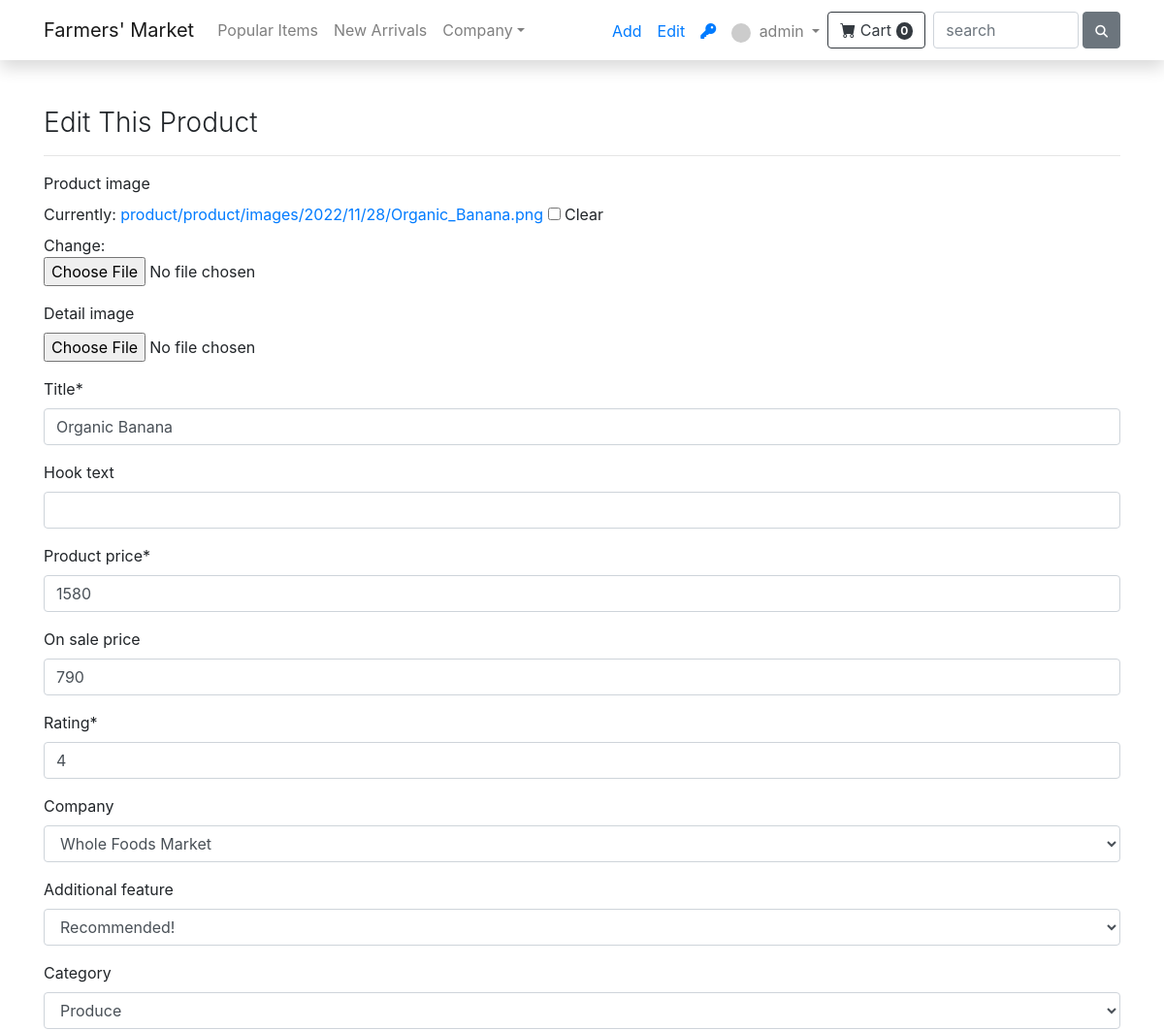
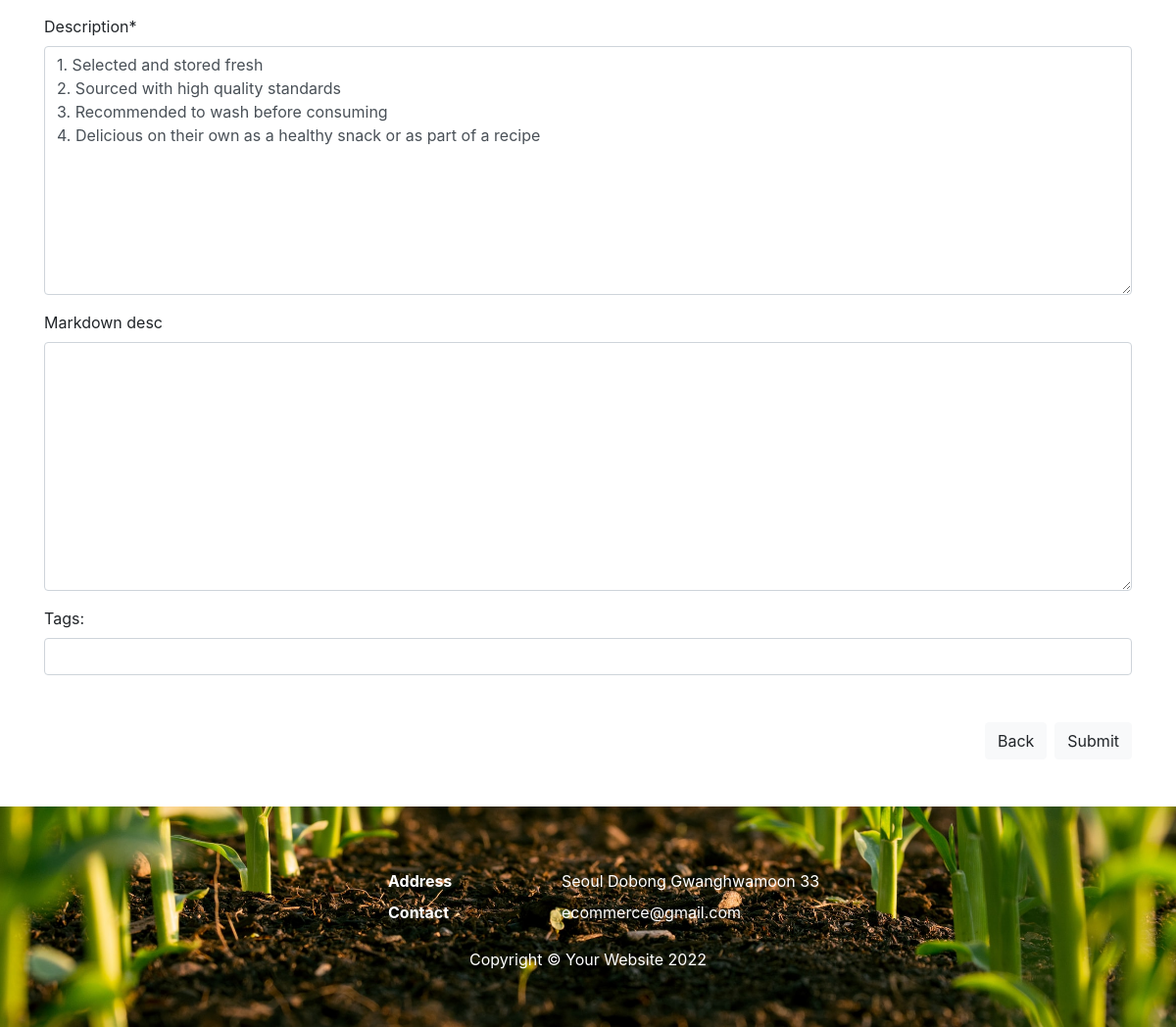
Page /product/update_product/1/ (signed in) on the committed database (2 pictures, top to bottom).
### product/models.py (models this page shows, shortened)
class Product(models.Model):
    title = models.CharField(max_length=80)
    hook_text = models.CharField(max_length=100, blank=True)
    description = models.TextField()
    markdown_desc = MarkdownxField(blank=True)
    date = models.DateField(default=timezone.now, editable=True)
    product_image = models.ImageField(upload_to='product/product/images//%Y/%m/%d/', blank=True)
    detail_image = models.ImageField(upload_to='product/product/images/%Y/%m/%d/', blank=True)
    product_price = models.IntegerField(default=0)
    on_sale_price = models.IntegerField(null=True, blank=True)
    rating = models.IntegerField(default=1, validators=[MaxValueValidator(5), MinValueValidator(1)])
    company = models.ForeignKey(Company, null=True, blank=True, on_delete=models.SET_NULL)
    category = models.ForeignKey(Category, null=True, blank=True, on_delete=models.SET_NULL)
    tags = models.ManyToManyField(Tag, blank=True)
    additional_feature = models.ForeignKey(AdditionalFeature, null=True, blank=True, on_delete=models.SET_NULL)
    author = models.ForeignKey(User, default='admin', null=True, on_delete=models.SET_NULL)

### product/views.py (the view, shortened to what this page needs)
# urls.py: path('update_product/<int:pk>/', views.ProductUpdate.as_view()),
class ProductUpdate(LoginRequiredMixin, UpdateView):
    model = Product
    fields = ['product_image', 'detail_image', 'title', 'hook_text', 'product_price',
              'on_sale_price', 'rating', 'company', 'additional_feature', 'category',
              'description', 'markdown_desc']
    template_name = 'product/product_update_form.html'
    def dispatch(self, request, *args, **kwargs):
        if request.user.is_superuser or request.user.is_authenticated and request.user == self.get_object().author:
            return super(ProductUpdate, self).dispatch(request, *args, **kwargs)
        else:
            raise PermissionDenied
    def get_context_data(self, *, object_list=None, **kwargs):
        context = super(ProductUpdate, self).get_context_data()
        if self.object.tags.exists():
            tags_str_list = list()
            for tag in self.object.tags.all():
                tags_str_list.append(tag.name)
            context['tags_str_default'] = ';'.join(tags_str_list)
        context['categories'] = Category.objects.all()
        context['no_category_post_count'] = Product.objects.filter(category=None).count
        return context

### product/context_processors.py (called while the page is built)
def my_cart(request):
  from product.models import Cart, CartItem
  if request.user.is_authenticated:
      cart, is_created = Cart.objects.get_or_create(user=request.user)
      if cart:
        items_set_count = CartItem.objects.filter(cart=cart).count()
        total_price = cart.total_price
        return {
          'items_set_count': items_set_count,
          'total_price': total_price,
        }
      else:
        return {
          'items_set_count': '0'
        }
  else:
    return {
      'items_set_count': '0'
    }

### product/models.py (called while the page is built)
  def __str__(self):
    return self.name

  def __str__(self):
    return self.name

  def __str__(self):
    return self.name

    @property
    def total_price(self):
      return self.cartitem_set.aggregate(price=Sum(
        F('item__product_price') *
        F('qty'),
        output_field=models.IntegerField()
      ))

### product/templates/product/product_update_form.html (shortened to what this page needs)
{% extends 'product/base.html' %}
{% load crispy_forms_tags %}
{% block main_area %}
    <div class="container my-5">
        <div class="row">
            <div class="col">
                <h3 class="font-weight-light">Edit This Product</h3>
            <hr>
                <form method="post" enctype="multipart/form-data">
            {{ form | crispy }}
            <div id="div_id_tags_str">
                <label for="id_tags">Tags:</label>
                <input type="text" id="id_tags" name="tags_str"
                          class="textinput textInput form-control">
            </div>
                    <br>
                <button type="submit" class="btn btn-light float-right mt-4">Submit</button>
                <a href="/product/" role="button" class="btn btn-light float-right mx-2 mt-4">Back</a>
                </form>
            </div>
        </div>
    </div>
{% endblock %}

### product/templates/product/navbar.html (shortened to what this page needs)
{% load socialaccount %}
        <nav class="navbar navbar-expand-lg navbar-light bg-white shadow">
            <div class="container mr-auto">
                <div class="d-flex ">
                    <a class="navbar-brand mr-2" href="/product/">Farmers' Market</a>
                </div>
                <div class="collapse navbar-collapse" id="navbarSupportedContent">
                    <ul class="navbar-nav mb-lg-0 ms-lg-4 ml-lg-2">
                        <li class="nav-item"><a class="nav-link" href="/product/popular_items/">Popular Items</a></li>
                        <li class="nav-item"><a class="nav-link" href="/product/new_arrivals/">New Arrivals</a></li>
                        <li class="nav-item dropdown">
                            <a class="nav-link dropdown-toggle" id="navbarDropdown2" role="button" data-toggle="dropdown" aria-expanded="false">Company</a>
                        </li>
                    </ul>
                    <ul class="navbar-nav ml-auto mt-lg-auto mt-4 mb-lg-0 ms-lg-4">
                        {% if user.is_superuser or user.is_staff %}
                        {% include 'product/superuser_nav_items.html' %}
                        {% endif %}
                        <li class="nav-item">
                            {% if user.is_authenticated %}
                            <li class="nav-item dropdown dropdown-menu-right text-right d-lg-flex text-right">
                                <a class="nav-link dropdown-toggle mt-1" id="userDropdown" role="button" data-toggle="dropdown" aria-expanded="false">
                                    {% if user.socialaccount_set.all.0.get_avatar_url %}
                                        <img class="rounded-circle mr-1" src="{{user.socialaccount_set.all.0.get_avatar_url}}" width="20px">
                                    {% else %}
                                        <img class="rounded-circle mr-1" src="https://dummyimage.com/50x50/ced4da/6c757d.jpg" width="20px">
                                    {% endif %}
                                    {{user.username}}
                                </a>
                            </li>
                            {% else %}
                            <li class="nav-item d-lg-flex text-right ml-auto">
                                <a class="nav-link mr-1 mb-2 mt-1 mb-md-2 mb-lg-0 text-primary" href="#" style="opacity: 0.75;"
                                   data-toggle="modal" data-target="#loginModal">
                                    Sign in
                                </a>
                            {% endif %}
                            <form class="d-flex ml-auto float-sm-right">
                                <a role="button" class="btn btn-outline-dark my-1" type="submit"
                                    href="/product/cart/{{user.username}}/">
                                    <i class="bi-cart-fill me-1"></i>
                                    Cart
                                    <span class="badge bg-dark text-white rounded-pill">{{ items_set_count }}</span>
                                </a>
                            </form>
                        </li>
                        <li class="nav-item mt-1 ml-auto ml-lg-2 mb-4 mb-lg-0">
                            <div class="input-group">
                                <div class="form-outline" style="max-width: 150px;">
                                    <input type="search" id="search-input" class="form-control" placeholder="search"/>
                                </div>
                                <button type="button" class="btn btn-secondary ml-1" onclick="searchProduct()">
                                    <i class="fas fa-search small"></i>
                                </button>
                            </div>
                        </li>
            </ul>
                </div>
            </div>
        </nav>

### rows in the picture
Product: title "Organic Banana", product_price "1580", on_sale_price "790", rating "4", company "Whole Foods Market", additional_feature "Recommended!", category "Produce", description "1. Selected and stored fresh 2. Sourced with high quality standards 3. Recommended to wash before consuming 4. Delicious on their own as a healthy snack or as part of a recipe"

### other values in the picture
{{ user.username }} "admin"
{{ items_set_count }} "0"
